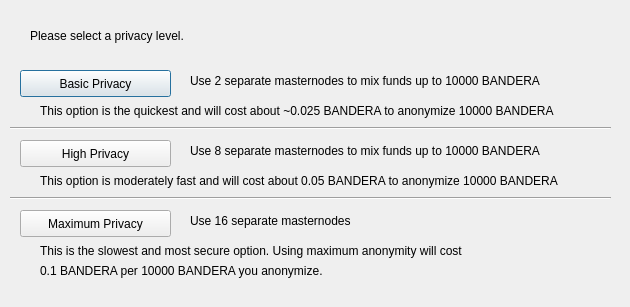
<?xml version="1.0" encoding="UTF-8"?>
<ui version="4.0">
 <class>ObfuscationConfig</class>
 <widget class="QDialog" name="ObfuscationConfig">
  <property name="geometry">
   <rect>
    <x>0</x>
    <y>0</y>
    <width>630</width>
    <height>307</height>
   </rect>
  </property>
  <property name="windowTitle">
   <string>Configure Obfuscation</string>
  </property>
  <widget class="QPushButton" name="buttonBasic">
   <property name="geometry">
    <rect>
     <x>20</x>
     <y>70</y>
     <width>151</width>
     <height>27</height>
    </rect>
   </property>
   <property name="text">
    <string>Basic Privacy</string>
   </property>
  </widget>
  <widget class="QPushButton" name="buttonHigh">
   <property name="geometry">
    <rect>
     <x>20</x>
     <y>140</y>
     <width>151</width>
     <height>27</height>
    </rect>
   </property>
   <property name="text">
    <string>High Privacy</string>
   </property>
  </widget>
  <widget class="QPushButton" name="buttonMax">
   <property name="geometry">
    <rect>
     <x>20</x>
     <y>210</y>
     <width>151</width>
     <height>27</height>
    </rect>
   </property>
   <property name="text">
    <string>Maximum Privacy</string>
   </property>
  </widget>
  <widget class="QLabel" name="label">
   <property name="geometry">
    <rect>
     <x>30</x>
     <y>20</y>
     <width>571</width>
     <height>31</height>
    </rect>
   </property>
   <property name="text">
    <string>Please select a privacy level.</string>
   </property>
  </widget>
  <widget class="QLabel" name="label_2">
   <property name="geometry">
    <rect>
     <x>190</x>
     <y>70</y>
     <width>421</width>
     <height>21</height>
    </rect>
   </property>
   <property name="text">
    <string>Use 2 separate masternodes to mix funds up to 10000 BANDERA</string>
   </property>
  </widget>
  <widget class="QLabel" name="label_3">
   <property name="geometry">
    <rect>
     <x>190</x>
     <y>140</y>
     <width>411</width>
     <height>21</height>
    </rect>
   </property>
   <property name="text">
    <string>Use 8 separate masternodes to mix funds up to 10000 BANDERA</string>
   </property>
  </widget>
  <widget class="QLabel" name="label_4">
   <property name="geometry">
    <rect>
     <x>190</x>
     <y>210</y>
     <width>421</width>
     <height>21</height>
    </rect>
   </property>
   <property name="text">
    <string>Use 16 separate masternodes</string>
   </property>
  </widget>
  <widget class="QLabel" name="label_6">
   <property name="geometry">
    <rect>
     <x>40</x>
     <y>100</y>
     <width>561</width>
     <height>21</height>
    </rect>
   </property>
   <property name="text">
    <string>This option is the quickest and will cost about ~0.025 BANDERA to anonymize 10000 BANDERA</string>
   </property>
  </widget>
  <widget class="QLabel" name="label_7">
   <property name="geometry">
    <rect>
     <x>40</x>
     <y>170</y>
     <width>561</width>
     <height>21</height>
    </rect>
   </property>
   <property name="text">
    <string>This option is moderately fast and will cost about 0.05 BANDERA to anonymize 10000 BANDERA</string>
   </property>
  </widget>
  <widget class="QLabel" name="label_8">
   <property name="geometry">
    <rect>
     <x>40</x>
     <y>240</y>
     <width>561</width>
     <height>21</height>
    </rect>
   </property>
   <property name="text">
    <string>This is the slowest and most secure option. Using maximum anonymity will cost</string>
   </property>
  </widget>
  <widget class="QLabel" name="label_9">
   <property name="geometry">
    <rect>
     <x>40</x>
     <y>260</y>
     <width>561</width>
     <height>21</height>
    </rect>
   </property>
   <property name="text">
    <string>0.1 BANDERA per 10000 BANDERA you anonymize.</string>
   </property>
  </widget>
  <widget class="Line" name="line">
   <property name="geometry">
    <rect>
     <x>10</x>
     <y>120</y>
     <width>601</width>
     <height>16</height>
    </rect>
   </property>
   <property name="orientation">
    <enum>Qt::Horizontal</enum>
   </property>
  </widget>
  <widget class="Line" name="line_2">
   <property name="geometry">
    <rect>
     <x>10</x>
     <y>190</y>
     <width>601</width>
     <height>16</height>
    </rect>
   </property>
   <property name="orientation">
    <enum>Qt::Horizontal</enum>
   </property>
  </widget>
 </widget>
 <resources/>
 <connections/>
</ui>
